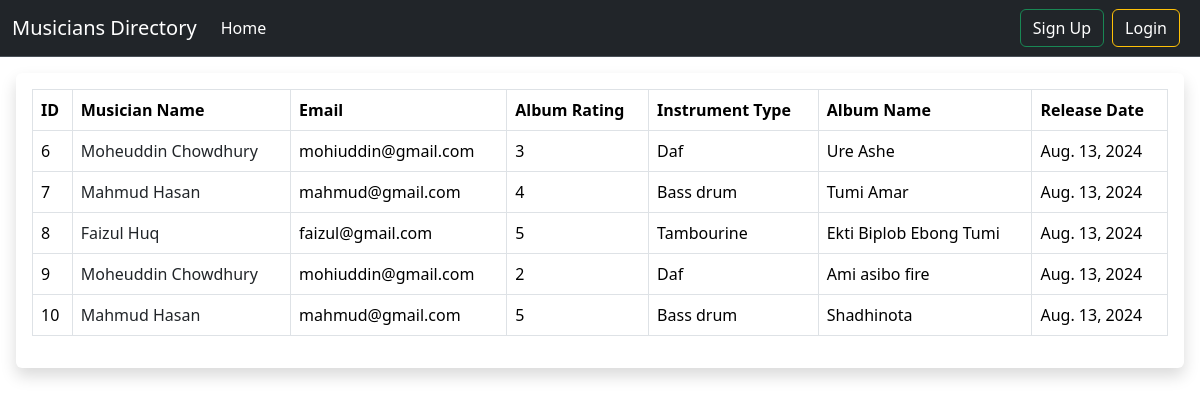
/, run on an earlier commit of the app's database.
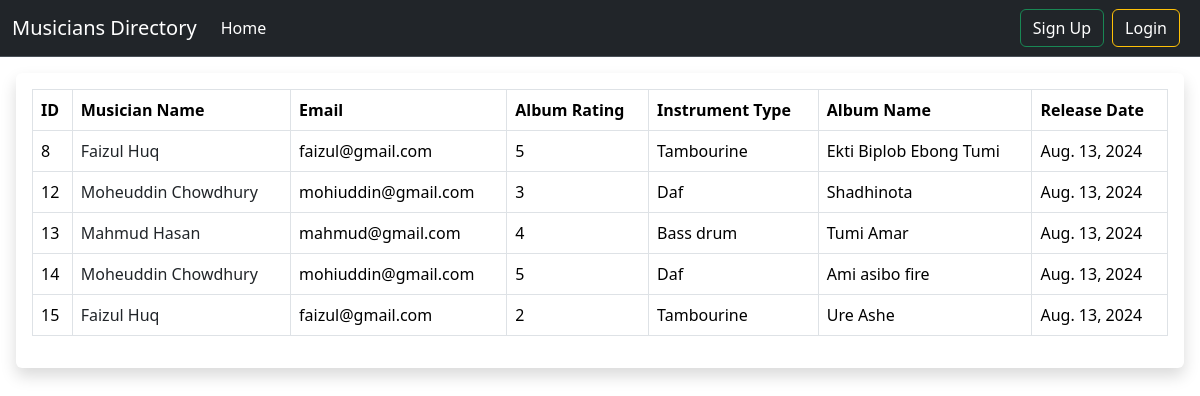
And on a later commit of the database.
### musicians_directory_app/models.py (models this page shows, shortened)
class AlbumModel(models.Model):
    album_name = models.CharField(max_length=100)
    musician = models.ForeignKey(
            MusicianModel,
            verbose_name=_("Musician of the Album"),
            on_delete=models.CASCADE
        )
    release_date = models.DateField(auto_now_add=True)
    rating = models.IntegerField(
        validators=[MinValueValidator(1), MaxValueValidator(5)]
    )

class MusicianModel(models.Model):
    first_name = models.CharField(max_length=100)
    last_name = models.CharField(max_length=100)
    email = models.EmailField()
    phone_number = models.CharField(max_length=15)
    instrument_type = models.ManyToManyField(InstrumentTypeModel)

class InstrumentTypeModel(models.Model):
    name = models.CharField(max_length=100)

### musicians_directory_app/views.py (the view)
# urls.py: path('', HomeView.as_view(), name='home'),
class HomeView(ListView):
    model = AlbumModel
    template_name = 'home.html'
    context_object_name = 'data'

### templates/home.html (shortened to what this page needs)
{% extends "base.html" %}
{% block content %}
<div class="card border-0 shadow p-3 mx-3 my-3">
    <table class="table table-bordered">
        <thead>
          <tr>
            <th scope="col">ID</th>
            <th scope="col">Musician Name</th>
            <th scope="col">Email</th>
            <th scope="col">Album Rating</th>
            <th scope="col">Instrument Type</th>
            <th scope="col">Album Name</th>
            <th scope="col">Release Date</th>
          </tr>
        </thead>
        <tbody>
        {% for album in data %}
          <tr>
            <td>{{album.id}}</td>
            <td>
                <a class="text-decoration-none text-dark" href="">
                    {{album.musician.first_name}} {{album.musician.last_name}}
                </a>
            </td>
            <td>{{album.musician.email}}</td>
            <td>{{album.rating}}</td>
            <td>
                {% for instrument in album.musician.instrument_type.all %}
                    {{ instrument.name }}{% if not forloop.last %}, {% endif %}
                {% endfor %}
            </td>
            <td>{{album.album_name}}</td>
            <td>{{album.release_date}}</td>
          </tr>
          {% endfor %}
        </tbody>
      </table>
</div>
{% endblock content %}

### templates/base.html (shortened to what this page needs)
<!doctype html>
<html lang="en">
  <head>
    <link href="https://cdn.jsdelivr.net/npm/bootstrap@5.3.3/dist/css/bootstrap.min.css" rel="stylesheet">
  </head>
  <body>
    <div>
        <nav class="navbar navbar-expand-lg bg-dark border-bottom border-body" data-bs-theme="dark">
            <div class="container-fluid">
              <a class="navbar-brand" href="#">Musicians Directory</a>
              <div class="collapse navbar-collapse d-flex justify-content-between" id="navbarSupportedContent">
                <div>
                  <ul class="navbar-nav me-auto mb-2 mb-lg-0">
                    <li class="nav-item">
                      <a class="nav-link active" aria-current="page" href="{% url 'home' %}">Home</a>
                    </li>
                  </ul>
                </div>
                <div class="d-flex" role="search">
                  <ul class="navbar-nav me-auto mb-2 mb-lg-0">
                    {% if user.is_authenticated %}
                    <li class="nav-item">
                      <a href="{% url 'profile' %}" class="btn btn-outline-warning me-2 text-white">Profile</a>
                    </li>
                    <li class="nav-item">
                      <form method="post" action="{% url 'logout' %}">
                        {% csrf_token %}
                        <button class="btn btn-outline-warning me-2 text-white" type="submit">Logout</button>
                      </form>
                    </li>
                    {% else %}
                    <li class="nav-item">
                      <a href="{% url 'signup' %}" class="btn btn-outline-success me-2 text-white">Sign Up</a>
                    </li>
                    <li class="nav-item">
                      <a href="{% url 'login' %}" class="btn btn-outline-warning me-2 text-white">Login</a>
                    </li>
                    {% endif %}
                </ul>
                </div>
              </div>
            </div>
          </nav>
    </div>
    {% block content %}
    {% endblock content %}
  </body>
</html>

What changed in the data, as far as the page shows it:
removed AlbumModel: id "6", musician.first_name "Moheuddin", musician.last_name "Chowdhury", musician.email "mohiuddin@gmail.com", rating "3", album_name "Ure Ashe", release_date "Aug. 13, 2024", InstrumentTypeModel (name "Daf")
removed AlbumModel: id "7", musician.first_name "Mahmud", musician.last_name "Hasan", musician.email "mahmud@gmail.com", rating "4", album_name "Tumi Amar", release_date "Aug. 13, 2024", InstrumentTypeModel (name "Bass drum")
removed AlbumModel: id "9", musician.first_name "Moheuddin", musician.last_name "Chowdhury", musician.email "mohiuddin@gmail.com", rating "2", album_name "Ami asibo fire", release_date "Aug. 13, 2024", InstrumentTypeModel (name "Daf")
removed AlbumModel: id "10", musician.first_name "Mahmud", musician.last_name "Hasan", musician.email "mahmud@gmail.com", rating "5", album_name "Shadhinota", release_date "Aug. 13, 2024", InstrumentTypeModel (name "Bass drum")
added AlbumModel: id "12", musician.first_name "Moheuddin", musician.last_name "Chowdhury", musician.email "mohiuddin@gmail.com", rating "3", album_name "Shadhinota", release_date "Aug. 13, 2024", InstrumentTypeModel (name "Daf")
added AlbumModel: id "13", musician.first_name "Mahmud", musician.last_name "Hasan", musician.email "mahmud@gmail.com", rating "4", album_name "Tumi Amar", release_date "Aug. 13, 2024", InstrumentTypeModel (name "Bass drum")
added AlbumModel: id "14", musician.first_name "Moheuddin", musician.last_name "Chowdhury", musician.email "mohiuddin@gmail.com", rating "5", album_name "Ami asibo fire", release_date "Aug. 13, 2024", InstrumentTypeModel (name "Daf")
added AlbumModel: id "15", musician.first_name "Faizul", musician.last_name "Huq", musician.email "faizul@gmail.com", rating "2", album_name "Ure Ashe", release_date "Aug. 13, 2024", InstrumentTypeModel (name "Tambourine")
